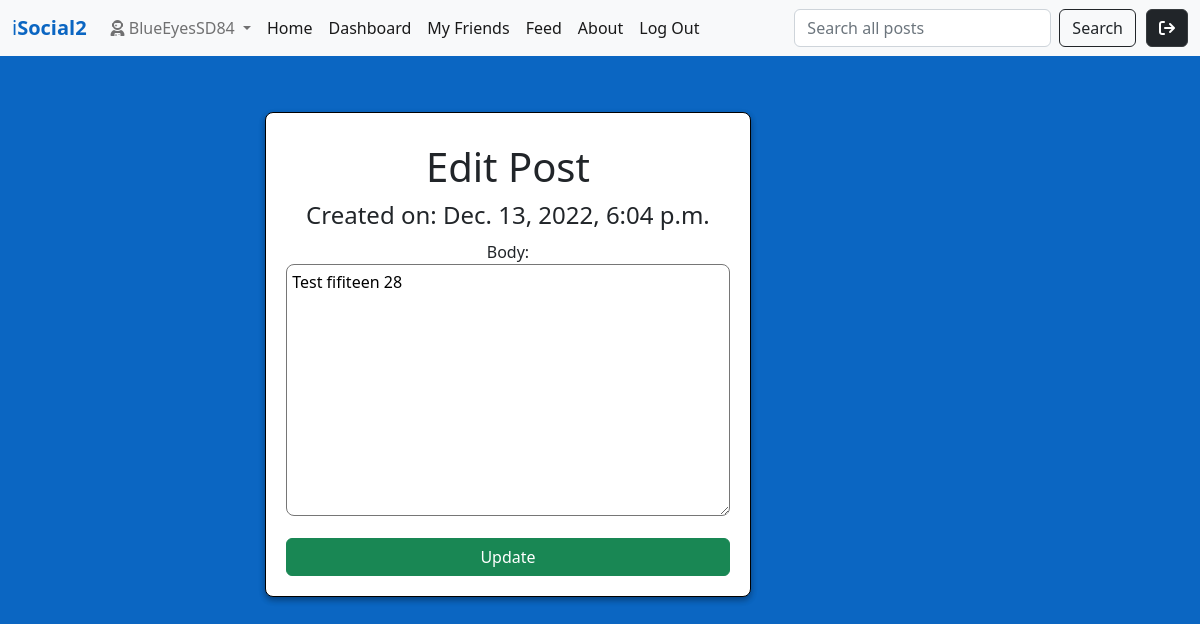
The app's page /posts/29/edit/ (signed in) with its own data.
### accounts/models.py (models this page shows)
class CustomUser(AbstractUser):
    email = models.EmailField(blank=True, default='', unique=True)
    first_name = models.CharField(max_length=255, blank=True, default='')
    last_name = models.CharField(max_length=255, blank=True, default='')
    username = models.CharField(max_length=255, blank=True, default='', unique=True)

### posts/models.py (models this page shows)
class Post(models.Model):
    body = models.TextField()
    comments = models.IntegerField(default=0)
    likes = models.IntegerField(default=0)
    dislikes = models.IntegerField(default=0)
    created_on = models.DateTimeField(
        auto_now_add=True,
        null=True,
        blank=True)
    poster = models.ForeignKey(
        get_user_model(),
        on_delete=models.CASCADE,
        null=False)

### posts/views.py (the view)
# urls.py: path('<int:pk>/edit/', PostUpdateView.as_view(), name='edit'),
class PostUpdateView(LoginRequiredMixin, UserPassesTestMixin, UpdateView):  # REMEMBER, Mixin order matters for validations.
    template_name = "posts/edit.html"
    model = Post
    success_url = reverse_lazy("post_list")
    fields = ["body"] # Fields will be showed on the page
    def test_func(self):
        Post_obj = self.get_object()
        return Post_obj.poster == self.request.user

### templates/posts/edit.html (shortened to what this page needs)
{% extends 'base.html' %}
{% block content %}
    <div id="update-container">
        <h1>Edit Post</h1>
        <h4>Created on: {{ post.created_on }}</h4>
        <form method="POST">
            {{ form.as_p }}
            <input type="submit" value="Update" class="btn btn-success btn-md" id="update-post-btn">
        </form>
    </div>
{% endblock content %}

### templates/base.html (shortened to what this page needs)
{% load static %}
<!DOCTYPE html>
<html lang="en">
<head>
    <link href="https://cdn.jsdelivr.net/npm/bootstrap@5.2.1/dist/css/bootstrap.min.css" rel="stylesheet">
    <link rel="stylesheet" href="{% static '/css/base.css' %}">
    <link rel="stylesheet" href="https://cdn.jsdelivr.net/npm/bootstrap-icons@1.9.1/font/bootstrap-icons.css">
</head>
<body>
    <nav class="navbar navbar-light navbar-expand-lg bg-light">
        <div class="container-fluid">
            <a class="navbar-brand" href="{% url 'home' %}" id="logo-daily">i<strong>Social2</strong></a>
            <div class="collapse navbar-collapse" id="navbarSupportedContent">
                <ul class="navbar-nav me-auto mb-2 mb-lg-0">
                    {% if user.is_authenticated %}
                    <li class="nav-item dropdown">
                        <a class="nav-link dropdown-toggle" href="#" role="button" data-bs-toggle="dropdown" aria-expanded="false">
                            <i class="fa-solid fa-user-astronaut"></i> {{ user.username }}
                        </a>
                    </li>
                    {% else %}
                    <li class="nav-item">
                        <a class="nav-link active" aria-current="page" href="{% url 'login' %}">
                            <i class="fa-solid fa-user-plus"></i>
                        </a>
                    </li>
                    {% endif %}
                    <li class="nav-item">
                        <a class="nav-link active" aria-current="page" href="{% url 'home' %}">Home</a>
                    </li>
                    <li class="nav-item">
                        <a class="nav-link active" aria-current="page" href="{% url 'my_dashboard' %}">Dashboard</a>
                    </li>
                    <li class="nav-item">
                        <a class="nav-link active" aria-current="page" href="{% url 'my_friends_list' %}">My Friends</a>
                    </li>
                    <li class="nav-item">
                        <a class="nav-link active" aria-current="page" href="{% url 'post_list' %}">Feed</a>
                    </li>
                    <li class="nav-item">
                        <a class="nav-link active" aria-current="page" href="{% url 'about' %}">About</a>
                    </li>
                    {% if user.is_authenticated %}
                    <li class="nav-item">
                        <a class="nav-link active" aria-current="page" href="{% url 'logout' %}">Log Out</a>
                    </li>
                    {% else %}
                    <li class="nav-item">
                        <a class="nav-link active" aria-current="page" href="{% url 'login' %}">Login</a>
                    </li>
                    {% endif %}
                </ul>
                <form class="d-flex" role="search">
                    <input class="form-control me-2" type="search" placeholder="Search all posts" aria-label="Search">
                    <button class="btn btn-outline-dark" type="submit">Search</button>
                </form>
                {% if not user.is_authenticated %}
                {% else %}
                <div class="">
                    <a id="log-in-icon"
                       href="{% url 'logout' %}"
                       class="card-link btn btn-dark btn-md active"
                    >
                    <i class="fa-solid fa-arrow-right-from-bracket"></i>
                    </a>
                </div>
                {% endif %}
            </div>
        </div>
    </nav>
    <div class="container">
        {% block content %}
        {% endblock content %}
    </div>
</body>
</html>

### static/css/base.css (style rules this page uses)
h1, h2, h3, h4, h5, h6 { text-align: center; margin-top:10px; margin-bottom:10px; color: #212529; }
body { background-color: #0b66c2; }
.forbidden, .logged-out, .sign-in, .password-reset, .password-change, #update-container, #delete-confirm { width: fit-content; border: solid black 1px; padding: 20px; text-align: center; margin:5% 20%; margin-bottom:10px; color: #212529; box-shadow: rgba(0, 0, 0, 0.16) 0px 3px 6px, rgba(0, 0, 0, 0.23) 0px 3px 6px; border-radius: 8px; background-color: white; }
#logo-daily, #question-delete, .forbidden h1 { color: #0b66c2; }
#log-in-icon { margin-left: 10px;background-color: #212529; }
#id_title, #id_subtitle, #id_author, #id_body { padding: 5px; margin: 0px auto; width: 100%; border-radius: 8px; }
#update-post-btn { width: 100%; }

### records on screen
CustomUser: username "BlueEyesSD84"
Post: created_on "Dec. 13, 2022, 6:04 p.m.", body "Test fifiteen 28"
